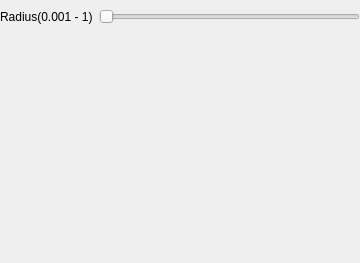
<?xml version="1.0" encoding="UTF-8"?>
<ui version="4.0">
 <class>m_Widget</class>
 <widget class="QWidget" name="m_Widget">
  <property name="geometry">
   <rect>
    <x>0</x>
    <y>0</y>
    <width>360</width>
    <height>263</height>
   </rect>
  </property>
  <property name="windowTitle">
   <string>Form</string>
  </property>
  <layout class="QVBoxLayout" name="verticalLayout">
   <property name="spacing">
    <number>0</number>
   </property>
   <property name="leftMargin">
    <number>0</number>
   </property>
   <property name="topMargin">
    <number>0</number>
   </property>
   <property name="rightMargin">
    <number>0</number>
   </property>
   <property name="bottomMargin">
    <number>0</number>
   </property>
   <item>
    <widget class="QWidget" name="widget" native="true">
     <layout class="QHBoxLayout" name="horizontalLayout">
      <property name="leftMargin">
       <number>0</number>
      </property>
      <property name="rightMargin">
       <number>0</number>
      </property>
      <item>
       <widget class="QLabel" name="m_RadiusLbl">
        <property name="text">
         <string>Radius(0.001 - 1)</string>
        </property>
       </widget>
      </item>
      <item>
       <widget class="QSlider" name="m_RadiusSld">
        <property name="orientation">
         <enum>Qt::Horizontal</enum>
        </property>
       </widget>
      </item>
     </layout>
    </widget>
   </item>
   <item>
    <spacer name="verticalSpacer">
     <property name="orientation">
      <enum>Qt::Vertical</enum>
     </property>
     <property name="sizeHint" stdset="0">
      <size>
       <width>20</width>
       <height>40</height>
      </size>
     </property>
    </spacer>
   </item>
  </layout>
 </widget>
 <resources/>
 <connections/>
</ui>
